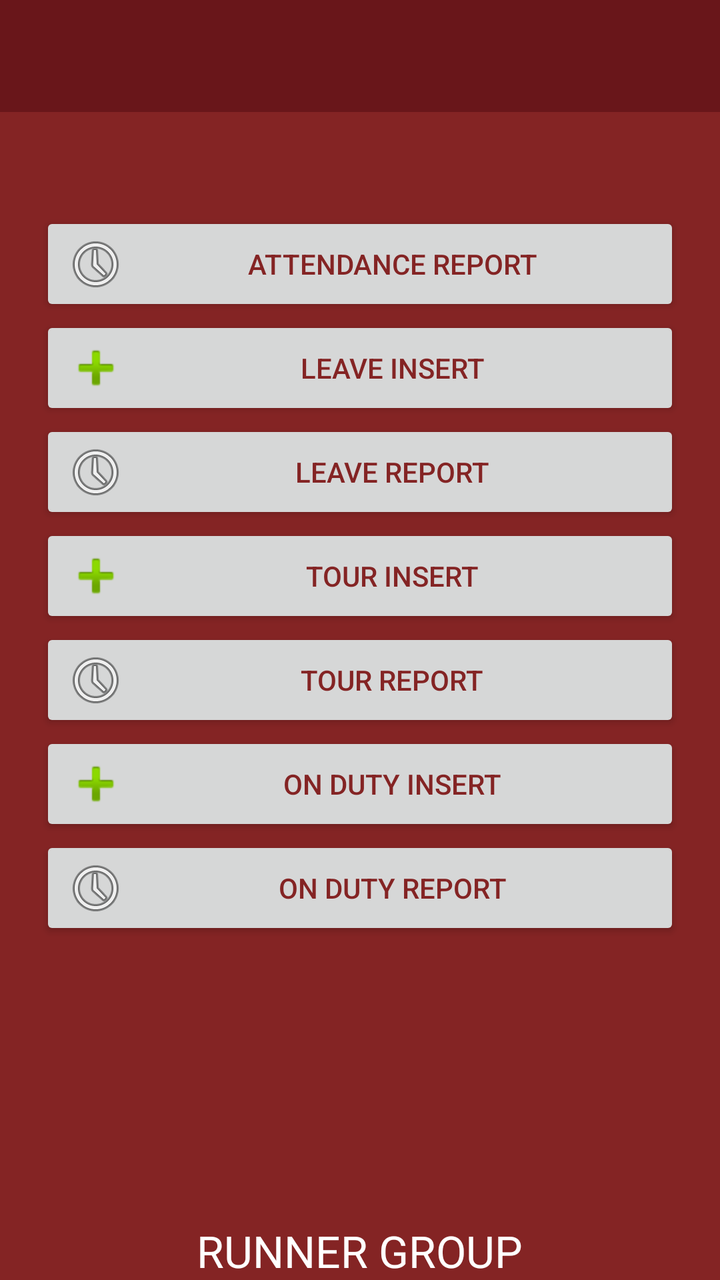
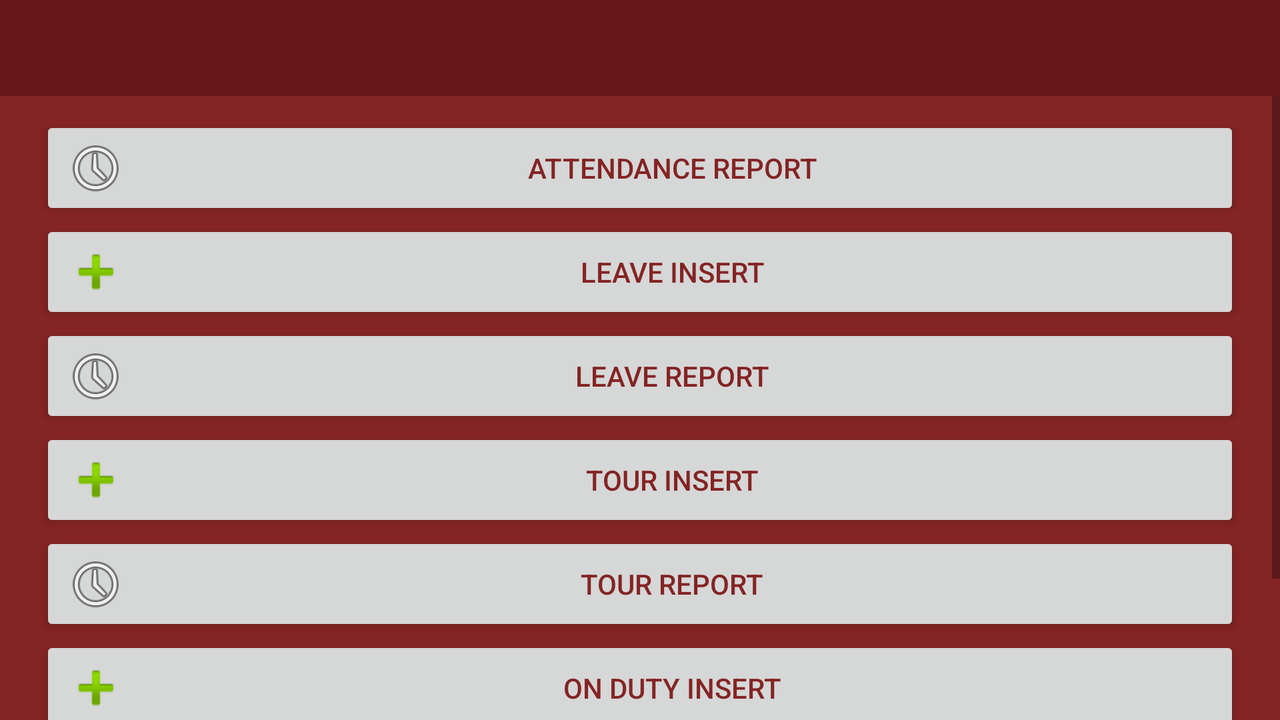

One screen, two layout resources from the same app: the default and the repository's alternative for another configuration. Each is rendered where Android would select it; the XML of both is given below.
<!-- AndroidManifest.xml: application theme MyMaterialTheme -->
<!-- res/layout/activity_hr.xml -->
<?xml version="1.0" encoding="utf-8"?>
<LinearLayout xmlns:android="http://schemas.android.com/apk/res/android"
    android:layout_width="match_parent"
    android:layout_height="match_parent"
    android:orientation="vertical">

    <include layout="@layout/toolbar"></include>

    <RelativeLayout xmlns:android="http://schemas.android.com/apk/res/android"
        xmlns:tools="http://schemas.android.com/tools"
        android:layout_width="match_parent"
        android:layout_height="match_parent"
        android:background="@color/background_color"
        tools:context=".fragment.HomeFragment">


        <LinearLayout
            android:layout_width="match_parent"
            android:layout_height="match_parent"
            android:layout_marginLeft="20dp"
            android:layout_marginRight="20dp"
            android:layout_marginTop="20dp"
            android:orientation="vertical">


            <Button
                android:id="@+id/button4"
                android:layout_width="match_parent"
                android:layout_height="wrap_content"
                android:layout_marginTop="30dp"
                android:drawableLeft="@android:drawable/ic_menu_recent_history"
                android:onClick="btnAttendanceReportOnclik"
                android:text="Attendance Report"
                android:textColor="@color/background_color" />


            <Button
                android:id="@+id/button2"
                android:layout_width="match_parent"
                android:layout_height="wrap_content"
                android:drawableLeft="@android:drawable/ic_input_add"
                android:onClick="btnLeaveAndTourOnclick"
                android:text="Leave Insert"
                android:textColor="@color/background_color" />

            <Button
                android:id="@+id/btnLeaveAndTourReport"
                android:layout_width="match_parent"
                android:layout_height="wrap_content"
                android:drawableLeft="@android:drawable/ic_menu_recent_history"
                android:onClick="btnLeaveAndTourReportOnClick"
                android:text="Leave Report"
                android:textColor="@color/background_color" />

            <Button
                android:id="@+id/btnTourAdd"
                android:layout_width="match_parent"
                android:layout_height="wrap_content"
                android:drawableLeft="@android:drawable/ic_input_add"
                android:onClick="btnTourAddOnClick"
                android:text="Tour Insert"
                android:textColor="@color/background_color" />

            <Button
                android:id="@+id/btnTourReport"
                android:layout_width="match_parent"
                android:layout_height="wrap_content"
                android:drawableLeft="@android:drawable/ic_menu_recent_history"
                android:onClick="btnTourReportOnClick"
                android:text="Tour Report"
                android:textColor="@color/background_color" />

            <Button
                android:id="@+id/button3"
                android:layout_width="match_parent"
                android:layout_height="wrap_content"
                android:drawableLeft="@android:drawable/ic_input_add"
                android:onClick="btnOnDutyOnclick"
                android:text="On Duty Insert"
                android:textColor="@color/background_color" />

            <Button
                android:id="@+id/button6"
                android:layout_width="match_parent"
                android:layout_height="wrap_content"
                android:drawableLeft="@android:drawable/ic_menu_recent_history"
                android:onClick="btnOnDutyInsertOnclick"
                android:text="On Duty Report"
                android:textColor="@color/background_color" />


            <RelativeLayout
                android:layout_width="match_parent"
                android:layout_height="match_parent">

                <TextView
                    android:id="@+id/textView3"
                    android:layout_width="wrap_content"
                    android:layout_height="wrap_content"
                    android:layout_alignParentBottom="true"
                    android:layout_centerInParent="true"
                    android:text="RUNNER GROUP"
                    android:textAppearance="?android:attr/textAppearanceLarge"
                    android:textColor="#FFF" />
            </RelativeLayout>


        </LinearLayout>

    </RelativeLayout>


</LinearLayout>
<!-- res/layout/toolbar.xml (included above) -->
<?xml version="1.0" encoding="utf-8"?>
<android.support.v7.widget.Toolbar xmlns:android="http://schemas.android.com/apk/res/android"
    xmlns:app="http://schemas.android.com/apk/res-auto"
    xmlns:local="http://schemas.android.com/apk/res-auto"
    android:id="@+id/toolbar"
    android:layout_width="match_parent"
    android:layout_height="wrap_content"
    android:background="@color/colorAccent"
    android:minHeight="?attr/actionBarSize"
    app:layout_scrollFlags="scroll|enterAlways"
    local:popupTheme="@style/ThemeOverlay.AppCompat.Light"
    local:theme="@style/ThemeOverlay.AppCompat.Dark.ActionBar" />
<!-- resources referenced by this layout -->
<resources>
  <color name="background_color">#842424</color>
  <color name="colorAccent">#69161a</color>
  <!-- from res/values-v21/ -->
  <style name="MyMaterialTheme" parent="MyMaterialTheme.Base">
          <item name="android:windowContentTransitions">true</item>
          <item name="android:windowAllowEnterTransitionOverlap">true</item>
          <item name="android:windowAllowReturnTransitionOverlap">true</item>
          <item name="android:windowSharedElementEnterTransition">@android:transition/move</item>
          <item name="android:windowSharedElementExitTransition">@android:transition/move</item>
          <item name="android:toolbarStyle">@android:color/holo_green_light</item>
      </style>
  <style name="MyMaterialTheme.Base" parent="Theme.AppCompat.Light.DarkActionBar">
          <item name="windowNoTitle">true</item>
          <item name="windowActionBar">false</item>
          <item name="colorPrimary">@color/colorPrimary</item>
          <item name="colorPrimaryDark">@color/colorPrimaryDark</item>
          <item name="colorAccent">@color/colorAccent</item>
  
  
      </style>
  <color name="colorPrimary">#842424</color>
  <color name="colorPrimaryDark">#48080e</color>
</resources>
<!-- res/layout-land/activity_hr.xml (the repository's variant of the layout above) -->
<!-- drawn on the phone turned sideways -->
<?xml version="1.0" encoding="utf-8"?>
<LinearLayout xmlns:android="http://schemas.android.com/apk/res/android"
    android:layout_width="match_parent"
    android:layout_height="match_parent"
    android:orientation="vertical">

    <include layout="@layout/toolbar"></include>

    <RelativeLayout xmlns:android="http://schemas.android.com/apk/res/android"
        xmlns:tools="http://schemas.android.com/tools"
        android:layout_width="match_parent"
        android:layout_height="match_parent"
        android:background="@color/background_color"
        tools:context=".fragment.HomeFragment">

        <ScrollView
            android:layout_width="match_parent"
            android:layout_height="wrap_content">

            <LinearLayout
                android:layout_width="match_parent"
                android:layout_height="match_parent"
                android:layout_marginLeft="20dp"
                android:layout_marginRight="20dp"
                android:orientation="vertical">


                <Button
                    android:id="@+id/button4"
                    android:layout_width="match_parent"
                    android:layout_height="wrap_content"
                    android:layout_marginTop="10dp"
                    android:drawableLeft="@android:drawable/ic_menu_recent_history"
                    android:onClick="btnAttendanceReportOnclik"
                    android:text="Attendance Report"
                    android:textColor="@color/background_color" />


                <Button
                    android:id="@+id/button2"
                    android:layout_width="match_parent"
                    android:layout_height="wrap_content"
                    android:drawableLeft="@android:drawable/ic_input_add"
                    android:onClick="btnLeaveAndTourOnclick"
                    android:text="Leave Insert"
                    android:textColor="@color/background_color" />

                <Button
                    android:id="@+id/btnLeaveAndTourReport"
                    android:layout_width="match_parent"
                    android:layout_height="wrap_content"
                    android:drawableLeft="@android:drawable/ic_menu_recent_history"
                    android:onClick="btnLeaveAndTourReportOnClick"
                    android:text="Leave Report"
                    android:textColor="@color/background_color" />

                <Button
                    android:id="@+id/btnTourAdd"
                    android:layout_width="match_parent"
                    android:layout_height="wrap_content"
                    android:drawableLeft="@android:drawable/ic_input_add"
                    android:onClick="btnTourAddOnClick"
                    android:text="Tour Insert"
                    android:textColor="@color/background_color" />

                <Button
                    android:id="@+id/btnTourReport"
                    android:layout_width="match_parent"
                    android:layout_height="wrap_content"
                    android:drawableLeft="@android:drawable/ic_menu_recent_history"
                    android:onClick="btnTourReportOnClick"
                    android:text="Tour Report"
                    android:textColor="@color/background_color" />

                <Button
                    android:id="@+id/button3"
                    android:layout_width="match_parent"
                    android:layout_height="wrap_content"
                    android:drawableLeft="@android:drawable/ic_input_add"
                    android:onClick="btnOnDutyOnclick"
                    android:text="On Duty Insert"
                    android:textColor="@color/background_color" />

                <Button
                    android:id="@+id/button6"
                    android:layout_width="match_parent"
                    android:layout_height="wrap_content"
                    android:drawableLeft="@android:drawable/ic_menu_recent_history"
                    android:onClick="btnOnDutyInsertOnclick"
                    android:text="On Duty Report"
                    android:textColor="@color/background_color" />


                <RelativeLayout
                    android:layout_width="match_parent"
                    android:layout_height="match_parent">

                    <TextView
                        android:id="@+id/textView3"
                        android:layout_width="wrap_content"
                        android:layout_height="wrap_content"
                        android:layout_alignParentBottom="true"
                        android:layout_centerInParent="true"
                        android:text="RUNNER GROUP"
                        android:textAppearance="?android:attr/textAppearanceLarge"
                        android:textColor="#FFF" />
                </RelativeLayout>


            </LinearLayout>

        </ScrollView>


    </RelativeLayout>


</LinearLayout>
